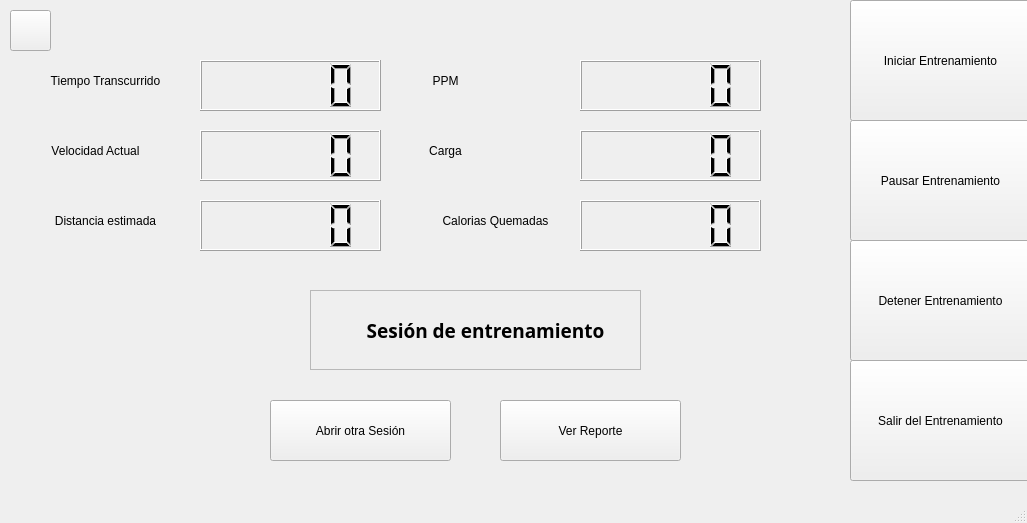
<?xml version="1.0" encoding="UTF-8"?>
<ui version="4.0">
 <class>weightwindow</class>
 <widget class="QMainWindow" name="weightwindow">
  <property name="geometry">
   <rect>
    <x>0</x>
    <y>0</y>
    <width>1027</width>
    <height>523</height>
   </rect>
  </property>
  <property name="palette">
   <palette>
    <active>
     <colorrole role="WindowText">
      <brush brushstyle="SolidPattern">
       <color alpha="255">
        <red>255</red>
        <green>255</green>
        <blue>255</blue>
       </color>
      </brush>
     </colorrole>
     <colorrole role="Button">
      <brush brushstyle="SolidPattern">
       <color alpha="255">
        <red>46</red>
        <green>52</green>
        <blue>54</blue>
       </color>
      </brush>
     </colorrole>
     <colorrole role="Light">
      <brush brushstyle="SolidPattern">
       <color alpha="255">
        <red>69</red>
        <green>78</green>
        <blue>81</blue>
       </color>
      </brush>
     </colorrole>
     <colorrole role="Midlight">
      <brush brushstyle="SolidPattern">
       <color alpha="255">
        <red>57</red>
        <green>65</green>
        <blue>67</blue>
       </color>
      </brush>
     </colorrole>
     <colorrole role="Dark">
      <brush brushstyle="SolidPattern">
       <color alpha="255">
        <red>23</red>
        <green>26</green>
        <blue>27</blue>
       </color>
      </brush>
     </colorrole>
     <colorrole role="Mid">
      <brush brushstyle="SolidPattern">
       <color alpha="255">
        <red>31</red>
        <green>35</green>
        <blue>36</blue>
       </color>
      </brush>
     </colorrole>
     <colorrole role="Text">
      <brush brushstyle="SolidPattern">
       <color alpha="255">
        <red>255</red>
        <green>255</green>
        <blue>255</blue>
       </color>
      </brush>
     </colorrole>
     <colorrole role="ButtonText">
      <brush brushstyle="SolidPattern">
       <color alpha="255">
        <red>255</red>
        <green>255</green>
        <blue>255</blue>
       </color>
      </brush>
     </colorrole>
     <colorrole role="Base">
      <brush brushstyle="SolidPattern">
       <color alpha="255">
        <red>0</red>
        <green>0</green>
        <blue>0</blue>
       </color>
      </brush>
     </colorrole>
     <colorrole role="Window">
      <brush brushstyle="SolidPattern">
       <color alpha="255">
        <red>46</red>
        <green>52</green>
        <blue>54</blue>
       </color>
      </brush>
     </colorrole>
     <colorrole role="Shadow">
      <brush brushstyle="SolidPattern">
       <color alpha="255">
        <red>0</red>
        <green>0</green>
        <blue>0</blue>
       </color>
      </brush>
     </colorrole>
     <colorrole role="Highlight">
      <brush brushstyle="SolidPattern">
       <color alpha="255">
        <red>115</red>
        <green>210</green>
        <blue>22</blue>
       </color>
      </brush>
     </colorrole>
     <colorrole role="AlternateBase">
      <brush brushstyle="SolidPattern">
       <color alpha="255">
        <red>23</red>
        <green>26</green>
        <blue>27</blue>
       </color>
      </brush>
     </colorrole>
     <colorrole role="PlaceholderText">
      <brush brushstyle="NoBrush">
       <color alpha="128">
        <red>255</red>
        <green>255</green>
        <blue>255</blue>
       </color>
      </brush>
     </colorrole>
    </active>
    <inactive>
     <colorrole role="WindowText">
      <brush brushstyle="SolidPattern">
       <color alpha="255">
        <red>0</red>
        <green>0</green>
        <blue>0</blue>
       </color>
      </brush>
     </colorrole>
     <colorrole role="Button">
      <brush brushstyle="SolidPattern">
       <color alpha="255">
        <red>239</red>
        <green>239</green>
        <blue>239</blue>
       </color>
      </brush>
     </colorrole>
     <colorrole role="Light">
      <brush brushstyle="SolidPattern">
       <color alpha="255">
        <red>255</red>
        <green>255</green>
        <blue>255</blue>
       </color>
      </brush>
     </colorrole>
     <colorrole role="Midlight">
      <brush brushstyle="SolidPattern">
       <color alpha="255">
        <red>202</red>
        <green>202</green>
        <blue>202</blue>
       </color>
      </brush>
     </colorrole>
     <colorrole role="Dark">
      <brush brushstyle="SolidPattern">
       <color alpha="255">
        <red>159</red>
        <green>159</green>
        <blue>159</blue>
       </color>
      </brush>
     </colorrole>
     <colorrole role="Mid">
      <brush brushstyle="SolidPattern">
       <color alpha="255">
        <red>184</red>
        <green>184</green>
        <blue>184</blue>
       </color>
      </brush>
     </colorrole>
     <colorrole role="Text">
      <brush brushstyle="SolidPattern">
       <color alpha="255">
        <red>0</red>
        <green>0</green>
        <blue>0</blue>
       </color>
      </brush>
     </colorrole>
     <colorrole role="ButtonText">
      <brush brushstyle="SolidPattern">
       <color alpha="255">
        <red>0</red>
        <green>0</green>
        <blue>0</blue>
       </color>
      </brush>
     </colorrole>
     <colorrole role="Base">
      <brush brushstyle="SolidPattern">
       <color alpha="255">
        <red>255</red>
        <green>255</green>
        <blue>255</blue>
       </color>
      </brush>
     </colorrole>
     <colorrole role="Window">
      <brush brushstyle="SolidPattern">
       <color alpha="255">
        <red>239</red>
        <green>239</green>
        <blue>239</blue>
       </color>
      </brush>
     </colorrole>
     <colorrole role="Shadow">
      <brush brushstyle="SolidPattern">
       <color alpha="255">
        <red>118</red>
        <green>118</green>
        <blue>118</blue>
       </color>
      </brush>
     </colorrole>
     <colorrole role="Highlight">
      <brush brushstyle="SolidPattern">
       <color alpha="255">
        <red>48</red>
        <green>140</green>
        <blue>198</blue>
       </color>
      </brush>
     </colorrole>
     <colorrole role="AlternateBase">
      <brush brushstyle="SolidPattern">
       <color alpha="255">
        <red>247</red>
        <green>247</green>
        <blue>247</blue>
       </color>
      </brush>
     </colorrole>
     <colorrole role="PlaceholderText">
      <brush brushstyle="NoBrush">
       <color alpha="128">
        <red>255</red>
        <green>255</green>
        <blue>255</blue>
       </color>
      </brush>
     </colorrole>
    </inactive>
    <disabled>
     <colorrole role="WindowText">
      <brush brushstyle="SolidPattern">
       <color alpha="255">
        <red>23</red>
        <green>26</green>
        <blue>27</blue>
       </color>
      </brush>
     </colorrole>
     <colorrole role="Button">
      <brush brushstyle="SolidPattern">
       <color alpha="255">
        <red>46</red>
        <green>52</green>
        <blue>54</blue>
       </color>
      </brush>
     </colorrole>
     <colorrole role="Light">
      <brush brushstyle="SolidPattern">
       <color alpha="255">
        <red>69</red>
        <green>78</green>
        <blue>81</blue>
       </color>
      </brush>
     </colorrole>
     <colorrole role="Midlight">
      <brush brushstyle="SolidPattern">
       <color alpha="255">
        <red>57</red>
        <green>65</green>
        <blue>67</blue>
       </color>
      </brush>
     </colorrole>
     <colorrole role="Dark">
      <brush brushstyle="SolidPattern">
       <color alpha="255">
        <red>23</red>
        <green>26</green>
        <blue>27</blue>
       </color>
      </brush>
     </colorrole>
     <colorrole role="Mid">
      <brush brushstyle="SolidPattern">
       <color alpha="255">
        <red>31</red>
        <green>35</green>
        <blue>36</blue>
       </color>
      </brush>
     </colorrole>
     <colorrole role="Text">
      <brush brushstyle="SolidPattern">
       <color alpha="255">
        <red>23</red>
        <green>26</green>
        <blue>27</blue>
       </color>
      </brush>
     </colorrole>
     <colorrole role="ButtonText">
      <brush brushstyle="SolidPattern">
       <color alpha="255">
        <red>23</red>
        <green>26</green>
        <blue>27</blue>
       </color>
      </brush>
     </colorrole>
     <colorrole role="Base">
      <brush brushstyle="SolidPattern">
       <color alpha="255">
        <red>46</red>
        <green>52</green>
        <blue>54</blue>
       </color>
      </brush>
     </colorrole>
     <colorrole role="Window">
      <brush brushstyle="SolidPattern">
       <color alpha="255">
        <red>46</red>
        <green>52</green>
        <blue>54</blue>
       </color>
      </brush>
     </colorrole>
     <colorrole role="Shadow">
      <brush brushstyle="SolidPattern">
       <color alpha="255">
        <red>177</red>
        <green>177</green>
        <blue>177</blue>
       </color>
      </brush>
     </colorrole>
     <colorrole role="Highlight">
      <brush brushstyle="SolidPattern">
       <color alpha="255">
        <red>145</red>
        <green>145</green>
        <blue>145</blue>
       </color>
      </brush>
     </colorrole>
     <colorrole role="AlternateBase">
      <brush brushstyle="SolidPattern">
       <color alpha="255">
        <red>247</red>
        <green>247</green>
        <blue>247</blue>
       </color>
      </brush>
     </colorrole>
     <colorrole role="PlaceholderText">
      <brush brushstyle="NoBrush">
       <color alpha="128">
        <red>255</red>
        <green>255</green>
        <blue>255</blue>
       </color>
      </brush>
     </colorrole>
    </disabled>
   </palette>
  </property>
  <property name="windowTitle">
   <string>Sesión de entrenamiento: Perdida de Peso</string>
  </property>
  <widget class="QWidget" name="centralwidget">
   <widget class="QLabel" name="label">
    <property name="geometry">
     <rect>
      <x>20</x>
      <y>60</y>
      <width>171</width>
      <height>41</height>
     </rect>
    </property>
    <property name="text">
     <string>Tiempo Transcurrido</string>
    </property>
    <property name="alignment">
     <set>Qt::AlignCenter</set>
    </property>
   </widget>
   <widget class="QLabel" name="label_2">
    <property name="geometry">
     <rect>
      <x>10</x>
      <y>130</y>
      <width>171</width>
      <height>41</height>
     </rect>
    </property>
    <property name="text">
     <string>Velocidad Actual</string>
    </property>
    <property name="alignment">
     <set>Qt::AlignCenter</set>
    </property>
   </widget>
   <widget class="QLabel" name="label_3">
    <property name="geometry">
     <rect>
      <x>20</x>
      <y>200</y>
      <width>171</width>
      <height>41</height>
     </rect>
    </property>
    <property name="text">
     <string>Distancia estimada</string>
    </property>
    <property name="alignment">
     <set>Qt::AlignCenter</set>
    </property>
   </widget>
   <widget class="QLabel" name="label_4">
    <property name="geometry">
     <rect>
      <x>360</x>
      <y>60</y>
      <width>171</width>
      <height>41</height>
     </rect>
    </property>
    <property name="text">
     <string>PPM</string>
    </property>
    <property name="alignment">
     <set>Qt::AlignCenter</set>
    </property>
   </widget>
   <widget class="QLabel" name="label_5">
    <property name="geometry">
     <rect>
      <x>360</x>
      <y>130</y>
      <width>171</width>
      <height>41</height>
     </rect>
    </property>
    <property name="text">
     <string>Carga</string>
    </property>
    <property name="alignment">
     <set>Qt::AlignCenter</set>
    </property>
   </widget>
   <widget class="QLabel" name="label_6">
    <property name="geometry">
     <rect>
      <x>410</x>
      <y>200</y>
      <width>171</width>
      <height>41</height>
     </rect>
    </property>
    <property name="text">
     <string>Calorias Quemadas</string>
    </property>
    <property name="alignment">
     <set>Qt::AlignCenter</set>
    </property>
   </widget>
   <widget class="QLabel" name="label_7">
    <property name="geometry">
     <rect>
      <x>300</x>
      <y>300</y>
      <width>371</width>
      <height>61</height>
     </rect>
    </property>
    <property name="font">
     <font>
      <family>Source Code Pro</family>
      <pointsize>14</pointsize>
      <weight>75</weight>
      <bold>true</bold>
     </font>
    </property>
    <property name="text">
     <string>Sesión de entrenamiento</string>
    </property>
    <property name="alignment">
     <set>Qt::AlignCenter</set>
    </property>
   </widget>
   <widget class="QLCDNumber" name="lcdNumber">
    <property name="geometry">
     <rect>
      <x>200</x>
      <y>60</y>
      <width>181</width>
      <height>51</height>
     </rect>
    </property>
    <property name="palette">
     <palette>
      <active>
       <colorrole role="WindowText">
        <brush brushstyle="SolidPattern">
         <color alpha="255">
          <red>239</red>
          <green>41</green>
          <blue>41</blue>
         </color>
        </brush>
       </colorrole>
      </active>
      <inactive>
       <colorrole role="WindowText">
        <brush brushstyle="SolidPattern">
         <color alpha="255">
          <red>0</red>
          <green>0</green>
          <blue>0</blue>
         </color>
        </brush>
       </colorrole>
      </inactive>
      <disabled>
       <colorrole role="WindowText">
        <brush brushstyle="SolidPattern">
         <color alpha="255">
          <red>23</red>
          <green>26</green>
          <blue>27</blue>
         </color>
        </brush>
       </colorrole>
      </disabled>
     </palette>
    </property>
   </widget>
   <widget class="QLCDNumber" name="lcdNumber_2">
    <property name="geometry">
     <rect>
      <x>200</x>
      <y>130</y>
      <width>181</width>
      <height>51</height>
     </rect>
    </property>
    <property name="palette">
     <palette>
      <active>
       <colorrole role="WindowText">
        <brush brushstyle="SolidPattern">
         <color alpha="255">
          <red>239</red>
          <green>41</green>
          <blue>41</blue>
         </color>
        </brush>
       </colorrole>
      </active>
      <inactive>
       <colorrole role="WindowText">
        <brush brushstyle="SolidPattern">
         <color alpha="255">
          <red>0</red>
          <green>0</green>
          <blue>0</blue>
         </color>
        </brush>
       </colorrole>
      </inactive>
      <disabled>
       <colorrole role="WindowText">
        <brush brushstyle="SolidPattern">
         <color alpha="255">
          <red>23</red>
          <green>26</green>
          <blue>27</blue>
         </color>
        </brush>
       </colorrole>
      </disabled>
     </palette>
    </property>
   </widget>
   <widget class="QLCDNumber" name="lcdNumber_3">
    <property name="geometry">
     <rect>
      <x>200</x>
      <y>200</y>
      <width>181</width>
      <height>51</height>
     </rect>
    </property>
    <property name="palette">
     <palette>
      <active>
       <colorrole role="WindowText">
        <brush brushstyle="SolidPattern">
         <color alpha="255">
          <red>239</red>
          <green>41</green>
          <blue>41</blue>
         </color>
        </brush>
       </colorrole>
      </active>
      <inactive>
       <colorrole role="WindowText">
        <brush brushstyle="SolidPattern">
         <color alpha="255">
          <red>0</red>
          <green>0</green>
          <blue>0</blue>
         </color>
        </brush>
       </colorrole>
      </inactive>
      <disabled>
       <colorrole role="WindowText">
        <brush brushstyle="SolidPattern">
         <color alpha="255">
          <red>23</red>
          <green>26</green>
          <blue>27</blue>
         </color>
        </brush>
       </colorrole>
      </disabled>
     </palette>
    </property>
   </widget>
   <widget class="QLCDNumber" name="lcdNumber_4">
    <property name="geometry">
     <rect>
      <x>580</x>
      <y>60</y>
      <width>181</width>
      <height>51</height>
     </rect>
    </property>
    <property name="palette">
     <palette>
      <active>
       <colorrole role="WindowText">
        <brush brushstyle="SolidPattern">
         <color alpha="255">
          <red>239</red>
          <green>41</green>
          <blue>41</blue>
         </color>
        </brush>
       </colorrole>
      </active>
      <inactive>
       <colorrole role="WindowText">
        <brush brushstyle="SolidPattern">
         <color alpha="255">
          <red>0</red>
          <green>0</green>
          <blue>0</blue>
         </color>
        </brush>
       </colorrole>
      </inactive>
      <disabled>
       <colorrole role="WindowText">
        <brush brushstyle="SolidPattern">
         <color alpha="255">
          <red>23</red>
          <green>26</green>
          <blue>27</blue>
         </color>
        </brush>
       </colorrole>
      </disabled>
     </palette>
    </property>
   </widget>
   <widget class="QLCDNumber" name="lcdNumber_5">
    <property name="geometry">
     <rect>
      <x>580</x>
      <y>130</y>
      <width>181</width>
      <height>51</height>
     </rect>
    </property>
    <property name="palette">
     <palette>
      <active>
       <colorrole role="WindowText">
        <brush brushstyle="SolidPattern">
         <color alpha="255">
          <red>239</red>
          <green>41</green>
          <blue>41</blue>
         </color>
        </brush>
       </colorrole>
      </active>
      <inactive>
       <colorrole role="WindowText">
        <brush brushstyle="SolidPattern">
         <color alpha="255">
          <red>0</red>
          <green>0</green>
          <blue>0</blue>
         </color>
        </brush>
       </colorrole>
      </inactive>
      <disabled>
       <colorrole role="WindowText">
        <brush brushstyle="SolidPattern">
         <color alpha="255">
          <red>23</red>
          <green>26</green>
          <blue>27</blue>
         </color>
        </brush>
       </colorrole>
      </disabled>
     </palette>
    </property>
   </widget>
   <widget class="QLCDNumber" name="lcdNumber_6">
    <property name="geometry">
     <rect>
      <x>580</x>
      <y>200</y>
      <width>181</width>
      <height>51</height>
     </rect>
    </property>
    <property name="palette">
     <palette>
      <active>
       <colorrole role="WindowText">
        <brush brushstyle="SolidPattern">
         <color alpha="255">
          <red>239</red>
          <green>41</green>
          <blue>41</blue>
         </color>
        </brush>
       </colorrole>
      </active>
      <inactive>
       <colorrole role="WindowText">
        <brush brushstyle="SolidPattern">
         <color alpha="255">
          <red>0</red>
          <green>0</green>
          <blue>0</blue>
         </color>
        </brush>
       </colorrole>
      </inactive>
      <disabled>
       <colorrole role="WindowText">
        <brush brushstyle="SolidPattern">
         <color alpha="255">
          <red>23</red>
          <green>26</green>
          <blue>27</blue>
         </color>
        </brush>
       </colorrole>
      </disabled>
     </palette>
    </property>
   </widget>
   <widget class="QFrame" name="frame">
    <property name="geometry">
     <rect>
      <x>310</x>
      <y>290</y>
      <width>331</width>
      <height>80</height>
     </rect>
    </property>
    <property name="frameShape">
     <enum>QFrame::StyledPanel</enum>
    </property>
    <property name="frameShadow">
     <enum>QFrame::Raised</enum>
    </property>
   </widget>
   <widget class="QPushButton" name="pushButton">
    <property name="geometry">
     <rect>
      <x>850</x>
      <y>0</y>
      <width>181</width>
      <height>121</height>
     </rect>
    </property>
    <property name="text">
     <string>Iniciar Entrenamiento</string>
    </property>
   </widget>
   <widget class="QPushButton" name="pushButton_2">
    <property name="geometry">
     <rect>
      <x>270</x>
      <y>400</y>
      <width>181</width>
      <height>61</height>
     </rect>
    </property>
    <property name="text">
     <string>Abrir otra Sesión</string>
    </property>
   </widget>
   <widget class="QPushButton" name="pushButton_3">
    <property name="geometry">
     <rect>
      <x>850</x>
      <y>120</y>
      <width>181</width>
      <height>121</height>
     </rect>
    </property>
    <property name="text">
     <string>Pausar Entrenamiento</string>
    </property>
   </widget>
   <widget class="QPushButton" name="pushButton_4">
    <property name="geometry">
     <rect>
      <x>500</x>
      <y>400</y>
      <width>181</width>
      <height>61</height>
     </rect>
    </property>
    <property name="text">
     <string>Ver Reporte</string>
    </property>
   </widget>
   <widget class="QPushButton" name="pushButton_5">
    <property name="geometry">
     <rect>
      <x>850</x>
      <y>240</y>
      <width>181</width>
      <height>121</height>
     </rect>
    </property>
    <property name="text">
     <string>Detener Entrenamiento</string>
    </property>
   </widget>
   <widget class="QPushButton" name="pushButton_6">
    <property name="geometry">
     <rect>
      <x>850</x>
      <y>360</y>
      <width>181</width>
      <height>121</height>
     </rect>
    </property>
    <property name="text">
     <string>Salir del Entrenamiento</string>
    </property>
   </widget>
   <widget class="QPushButton" name="pushButton_7">
    <property name="geometry">
     <rect>
      <x>10</x>
      <y>10</y>
      <width>41</width>
      <height>41</height>
     </rect>
    </property>
    <property name="text">
     <string/>
    </property>
    <property name="icon">
     <iconset>
      <normaloff>5742154.png</normaloff>5742154.png</iconset>
    </property>
    <property name="iconSize">
     <size>
      <width>32</width>
      <height>32</height>
     </size>
    </property>
   </widget>
  </widget>
  <widget class="QMenuBar" name="menubar">
   <property name="geometry">
    <rect>
     <x>0</x>
     <y>0</y>
     <width>1027</width>
     <height>22</height>
    </rect>
   </property>
  </widget>
  <widget class="QStatusBar" name="statusbar"/>
 </widget>
 <resources/>
 <connections/>
</ui>
